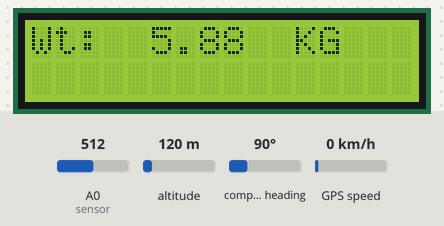
This sketch was run on a simulated ESP8266 (NodeMCU). Shown: 16×2 character LCD. Inputs (shaded band) come from the test bench; at power-on: A0 (sensor) = 512, altitude 120 m, compass heading 90°, GPS speed 0 km/h. WiFi joins after 1.5 s; servers stay silent unless stated; uploads are accepted with an empty reply; the GPS gets a fix after 3 s at 37.7749, -122.4194 with 8 satellites; what the sketch prints to the serial monitor is not drawn.

Above: at 2.7 s.
2.8 s: A0 (sensor) set to 716
At 4.9 s:
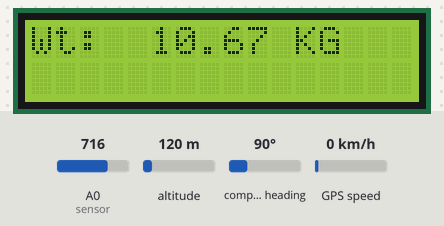
5.4 s: A0 (sensor) set to 992
At 6.9 s:
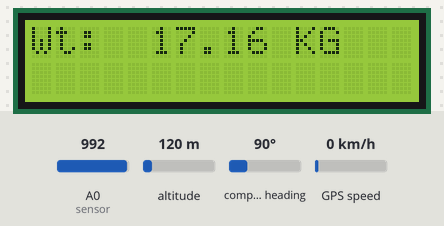
7.8 s: A0 (sensor) set to 306
At 10.1 s:
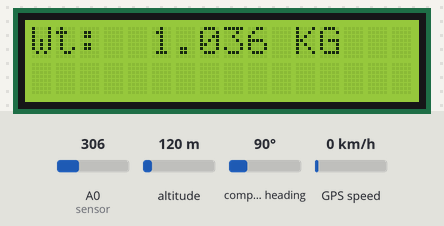
Timing chart, 0 to 11.6 s (numbered marks = the images above; inputs shaded):
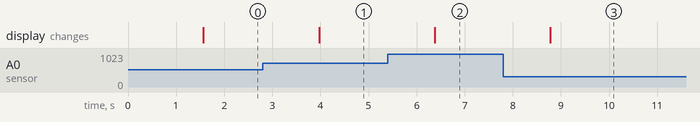

Measured:
- after the input at 2.8 s, the display: changes after 1.2 s (image 1)
- after the input at 5.4 s, the display: changes after 0.97 s (image 2)
- after the input at 7.8 s, the display: changes after 0.98 s (image 3)

The sketch:

final-load.ino
```cpp
#include <LiquidCrystal.h>
#include <SoftwareSerial.h>
#include <TinyGPS++.h>
#include <ESP8266WiFi.h>
#include <WiFiClientSecure.h>
#include <ESP8266HTTPClient.h>

#define WIFI_SSID "chandu"
#define WIFI_PASSWORD "1234567890"

String serverName = "https://makeskilled.com/projects/exterminators/driver/robot.php";

TinyGPSPlus  gps;
SoftwareSerial  ss(D2, D3) ;

LiquidCrystal lcd(D0,D1,D4,D5,D6,D7);
int sensor=A0;
int zerowt=262;

float latitude , longitude;
String lat_str="15.8283837",lng_str="77.588802";

String driver="Ravi";
String mobile="7893015625";
String vno="AP39JE8873";


void setup() {
  ss.begin(9600);
  Serial.begin(9600);
  lcd.begin(16,2);
  lcd.setCursor(0,0);
  lcd.print("Wt: ");

  Serial.print("Connecting to Wifi SSID ");
  Serial.print(WIFI_SSID);
  WiFi.begin(WIFI_SSID, WIFI_PASSWORD);
  while (WiFi.status() != WL_CONNECTED)
  {
    Serial.print(".");
    delay(500);
  }
  Serial.print("\nWiFi connected. IP address: ");
  Serial.println(WiFi.localIP());
}

void loop() {

  if (ss.available() > 0) {
    if (gps.encode(ss.read()))
    {
      if (gps.location.isValid())
      {
        latitude = gps.location.lat();
        lat_str = String(latitude , 6);
        longitude = gps.location.lng();
        lng_str = String(longitude , 6);
        Serial.print("Lt: ");
        Serial.print(lat_str);
        Serial.print(", Lg: ");
        Serial.println(lng_str);
      }
    }
  }

  int m=analogRead(sensor);
  m=m-zerowt;
  float wt=(0.0235)*m;
  if(wt<0)
    wt=abs(wt);
  if(wt<0.1)
    wt=0;
  Serial.print("Value: ");
  Serial.println(wt);
  lcd.setCursor(5,0);
  lcd.print(wt);
  lcd.setCursor(11,0);
  lcd.print("KG");
  delay(1000);
//  for(int i=5;i<11;i++) {
//    lcd.setCursor(i,0);
//    lcd.print(" ");
//  }
  while(1) {
      int stat=upload_sensory_feed(driver,String(wt),lat_str,lng_str,mobile,vno);
      if(stat==1) {
        break;
      }
      delay(100);
  }
}

int upload_sensory_feed(String dname, String wt, String latt, String longi,String mob, String v) {

  if(WiFi.status()== WL_CONNECTED){
      HTTPClient http;
      WiFiClientSecure client;
      client.setInsecure(); // this is the magical line that makes everything work


      String serverPath = serverName +"?dname=" + String(dname) + "&wt=" + String(wt) + "&latitude=" + String(latt) + "&longitude=" + String(longi) + "&mobile="+String(mob)+"&vno=" + String(v);

      http.begin(client,serverPath.c_str());

      int httpResponseCode = http.GET();

      if (httpResponseCode>0) {
        Serial.print("HTTP Response code: ");
        Serial.println(httpResponseCode);
        String payload = http.getString();
        Serial.println(payload);
        return(1);
      }
      else {
        Serial.print("Error code: ");
        Serial.println(httpResponseCode);
        return(0);
      }
      http.end();
    }
    else {
      Serial.println("WiFi Disconnected");
      return(0);
    }
}
```
